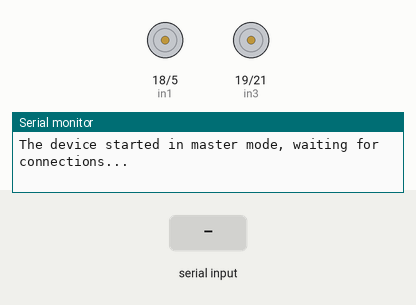
The sketch below on a simulated ESP32. Shown: motor-driver pin pairs drawn as motors (green arrow = first pin HIGH = forward, orange = second pin HIGH = backward, longer = more drive), the last lines printed to the serial monitor. The test bench sets the inputs (shaded band). Nothing arrives over Bluetooth unless stated.

Above: at 1.2 s.
1.3 s: "1\n" received over the second serial link
At 2.4 s:
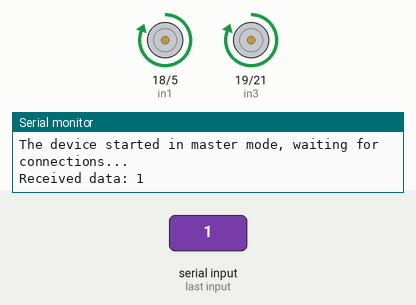
2.8 s: "2\n" received over the second serial link
At 3.6 s:
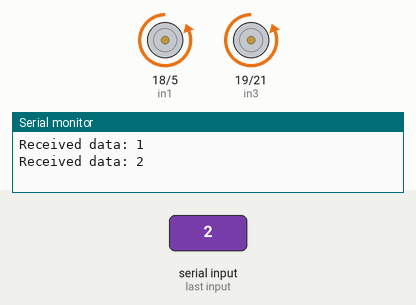
4.3 s: "3\n" received over the second serial link
At 4.7 s:
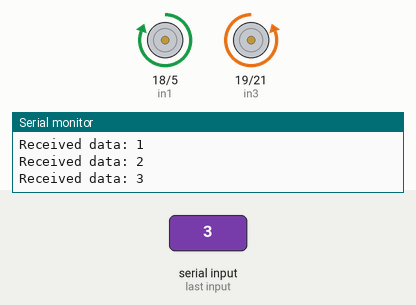
5.8 s: "4\n" received over the second serial link
At 7.0 s:
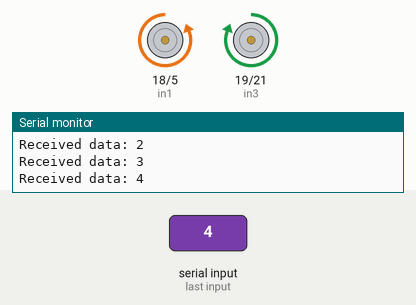
7.3 s: "6\n" received over the second serial link
At 8.2 s:
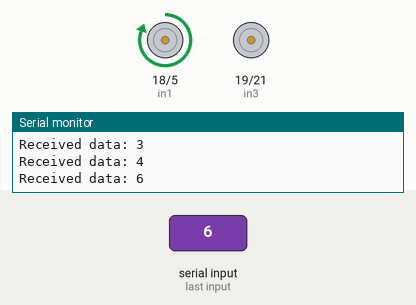
8.8 s: "9\n" received over the second serial link
At 9.3 s:
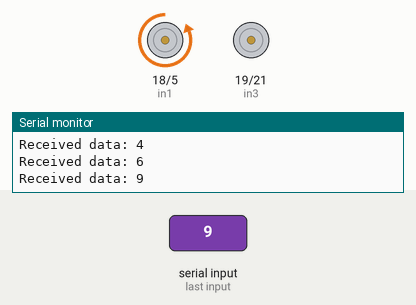
Timing chart, 0 to 11.3 s (numbered marks = the images above; inputs shaded):
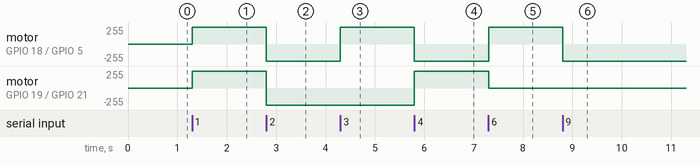

Measured:
- after the input at 1.3 s, motor on GPIO 18 (in1) / GPIO 5 (in2), motor on GPIO 19 (in3) / GPIO 21 (in4): stopped → forward 255/255 at once
- after the input at 2.8 s, motor on GPIO 18 (in1) / GPIO 5 (in2), motor on GPIO 19 (in3) / GPIO 21 (in4): forward 255/255 → backward 255/255 at once
- after the input at 4.3 s, motor on GPIO 18 (in1) / GPIO 5 (in2): backward 255/255 → forward 255/255 at once
- after the input at 5.8 s, motor on GPIO 18 (in1) / GPIO 5 (in2): forward 255/255 → backward 255/255 at once; motor on GPIO 19 (in3) / GPIO 21 (in4): backward 255/255 → forward 255/255 at once
- after the input at 7.3 s, motor on GPIO 18 (in1) / GPIO 5 (in2): backward 255/255 → forward 255/255 at once; motor on GPIO 19 (in3) / GPIO 21 (in4): forward 255/255 → stopped at once
- after the input at 8.8 s, motor on GPIO 18 (in1) / GPIO 5 (in2): forward 255/255 → backward 255/255 at once

The sketch:

Mechanum-Car.ino
```cpp
#include <BluetoothSerial.h>

BluetoothSerial SerialBT;
int in1 = 18;
int in2 = 5;
int in3 = 19;
int in4 = 21;
void setup() {
  pinMode(in1, OUTPUT);
  pinMode(in2, OUTPUT);
  pinMode(in3, OUTPUT);
  pinMode(in4, OUTPUT);
  Serial.begin(115200);
  SerialBT.begin("ESP32"); // Set Bluetooth name as "ESP32"
  Serial.println("The device started in master mode, waiting for connections...");
}

void loop() {
  if (SerialBT.available()) {
    String receivedData = SerialBT.readStringUntil('\n');
    Serial.println("Received data: " + receivedData);
    if(receivedData=="1")
    {
      digitalWrite(in1, HIGH);
      digitalWrite(in2, LOW);
      digitalWrite(in3, HIGH);
      digitalWrite(in4, LOW);
    }
    if(receivedData=="2")
    {
      digitalWrite(in1, LOW);
      digitalWrite(in2, HIGH);
      digitalWrite(in3, LOW);
      digitalWrite(in4, HIGH);
    }
    if(receivedData=="3")
    {
      digitalWrite(in1, HIGH);
      digitalWrite(in2, LOW);
      digitalWrite(in3, LOW);
      digitalWrite(in4, HIGH);
    }
    if(receivedData=="4")
    {
      digitalWrite(in1, LOW);
      digitalWrite(in2, HIGH);
      digitalWrite(in3, HIGH);
      digitalWrite(in4, LOW);
    }
    if(receivedData=="6")
    {
      digitalWrite(in1, HIGH);
      digitalWrite(in2, LOW);
      digitalWrite(in3, LOW);
      digitalWrite(in4, LOW);
    }
    if(receivedData=="9")
    {
      digitalWrite(in1, LOW);
      digitalWrite(in2, HIGH);
      digitalWrite(in3, LOW);
      digitalWrite(in4, LOW);
    }
    if(receivedData=="5")
    {
      digitalWrite(in1, LOW);
      digitalWrite(in2, LOW);
      digitalWrite(in3, LOW);
      digitalWrite(in4, LOW);
    }
    if(receivedData=="8")
    {
      digitalWrite(in1, LOW);
      digitalWrite(in2, LOW);
      digitalWrite(in3, LOW);
      digitalWrite(in4, HIGH);
    }
    if(receivedData=="7")
    {
      digitalWrite(in1, LOW);
      digitalWrite(in2, LOW);
      digitalWrite(in3, HIGH);
      digitalWrite(in4, LOW);
    }
  }
}
```
